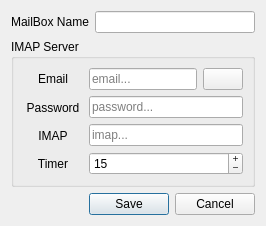
<?xml version="1.0" encoding="UTF-8"?>
<ui version="4.0">
 <author>Baron Leonardo</author>
 <class>Dialog</class>
 <widget class="QDialog" name="Dialog">
  <property name="geometry">
   <rect>
    <x>0</x>
    <y>0</y>
    <width>363</width>
    <height>284</height>
   </rect>
  </property>
  <property name="windowTitle">
   <string>Email Settings</string>
  </property>
  <property name="windowIcon">
   <iconset theme="mail-client">
    <normaloff>.</normaloff>.</iconset>
  </property>
  <layout class="QVBoxLayout" name="verticalLayout">
   <property name="sizeConstraint">
    <enum>QLayout::SetFixedSize</enum>
   </property>
   <item>
    <layout class="QHBoxLayout" name="horizontalLayout">
     <item>
      <widget class="QLabel" name="label">
       <property name="text">
        <string>MailBox Name</string>
       </property>
       <property name="alignment">
        <set>Qt::AlignCenter</set>
       </property>
       <property name="wordWrap">
        <bool>true</bool>
       </property>
      </widget>
     </item>
     <item>
      <widget class="QLineEdit" name="mailBoxName_lineEdit"/>
     </item>
    </layout>
   </item>
   <item>
    <widget class="QGroupBox" name="groupBox">
     <property name="title">
      <string>IMAP Server</string>
     </property>
     <layout class="QHBoxLayout" name="horizontalLayout_3">
      <item>
       <layout class="QVBoxLayout" name="verticalLayout_2">
        <item>
         <widget class="QLabel" name="label_2">
          <property name="text">
           <string>Email</string>
          </property>
          <property name="alignment">
           <set>Qt::AlignCenter</set>
          </property>
         </widget>
        </item>
        <item>
         <widget class="QLabel" name="label_4">
          <property name="text">
           <string> Password </string>
          </property>
          <property name="alignment">
           <set>Qt::AlignCenter</set>
          </property>
         </widget>
        </item>
        <item>
         <widget class="QLabel" name="label_3">
          <property name="text">
           <string>IMAP</string>
          </property>
          <property name="alignment">
           <set>Qt::AlignCenter</set>
          </property>
         </widget>
        </item>
        <item>
         <widget class="QLabel" name="label_5">
          <property name="text">
           <string>Timer</string>
          </property>
          <property name="alignment">
           <set>Qt::AlignCenter</set>
          </property>
         </widget>
        </item>
       </layout>
      </item>
      <item>
       <layout class="QVBoxLayout" name="verticalLayout_3">
        <item>
         <layout class="QHBoxLayout" name="horizontalLayout_2">
          <item>
           <widget class="QLineEdit" name="email_lineEdit">
            <property name="placeholderText">
             <string>email...</string>
            </property>
           </widget>
          </item>
          <item>
           <widget class="QPushButton" name="hintBtn">
            <property name="text">
             <string/>
            </property>
            <property name="icon">
             <iconset theme="info">
              <normaloff>.</normaloff>.</iconset>
            </property>
           </widget>
          </item>
         </layout>
        </item>
        <item>
         <widget class="QLineEdit" name="password_lineEdit">
          <property name="echoMode">
           <enum>QLineEdit::Password</enum>
          </property>
          <property name="placeholderText">
           <string>password...</string>
          </property>
         </widget>
        </item>
        <item>
         <widget class="QLineEdit" name="imap_lineEdit">
          <property name="toolTip">
           <string>ex. imap.gmail.com</string>
          </property>
          <property name="placeholderText">
           <string>imap...</string>
          </property>
         </widget>
        </item>
        <item>
         <widget class="QSpinBox" name="timer_spinBox">
          <property name="toolTip">
           <string>in minutes</string>
          </property>
          <property name="buttonSymbols">
           <enum>QAbstractSpinBox::PlusMinus</enum>
          </property>
          <property name="maximum">
           <number>60</number>
          </property>
          <property name="value">
           <number>15</number>
          </property>
         </widget>
        </item>
       </layout>
      </item>
     </layout>
    </widget>
   </item>
   <item>
    <widget class="QDialogButtonBox" name="buttonBox">
     <property name="orientation">
      <enum>Qt::Horizontal</enum>
     </property>
     <property name="standardButtons">
      <set>QDialogButtonBox::Cancel|QDialogButtonBox::Save</set>
     </property>
    </widget>
   </item>
  </layout>
 </widget>
 <resources/>
 <connections>
  <connection>
   <sender>buttonBox</sender>
   <signal>accepted()</signal>
   <receiver>Dialog</receiver>
   <slot>accept()</slot>
   <hints>
    <hint type="sourcelabel">
     <x>248</x>
     <y>254</y>
    </hint>
    <hint type="destinationlabel">
     <x>157</x>
     <y>274</y>
    </hint>
   </hints>
  </connection>
  <connection>
   <sender>buttonBox</sender>
   <signal>rejected()</signal>
   <receiver>Dialog</receiver>
   <slot>reject()</slot>
   <hints>
    <hint type="sourcelabel">
     <x>316</x>
     <y>260</y>
    </hint>
    <hint type="destinationlabel">
     <x>286</x>
     <y>274</y>
    </hint>
   </hints>
  </connection>
 </connections>
</ui>
